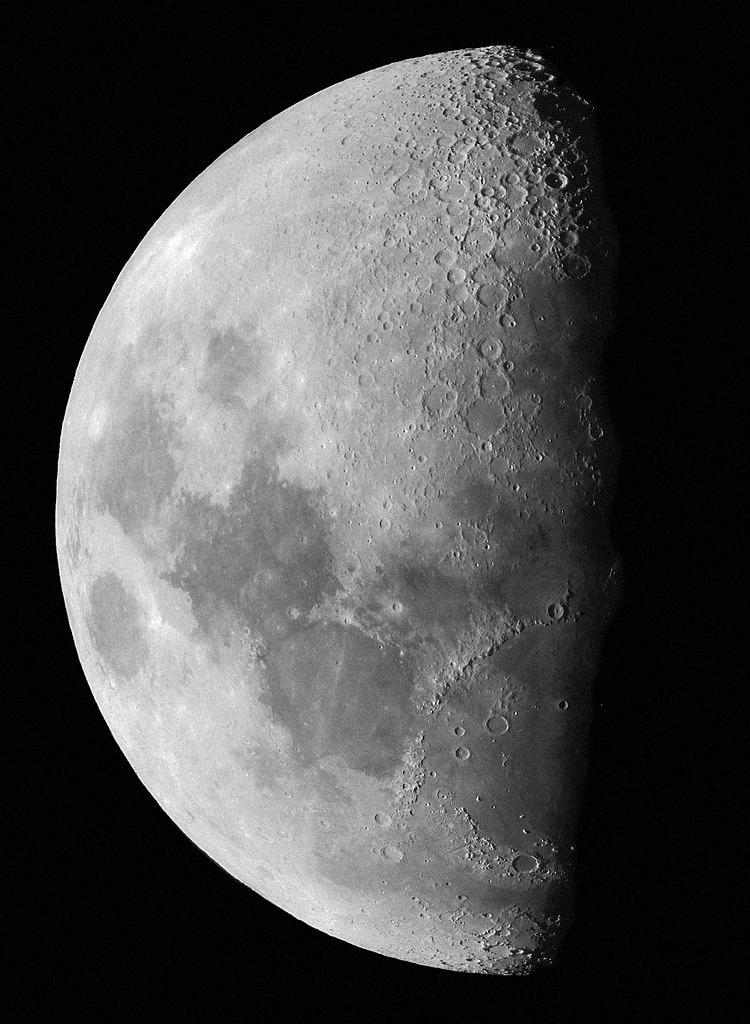
#> input picture week_3/moon.png, 750 x 1024 px
$ python lab3.py
#> lines starting #> are read from the running program, lines starting #| are printed output that depends on the picture
import cv2
import numpy as np
import matplotlib.pyplot as plt

img = cv2.imread("moon.png", cv2.IMREAD_GRAYSCALE)
#> img is the input picture: shape (1024, 750); min 0, max 255, mean 75.4


clip_limits = [0, 0.1, 0.4, 0.7]
results = {}


he = cv2.equalizeHist(img)
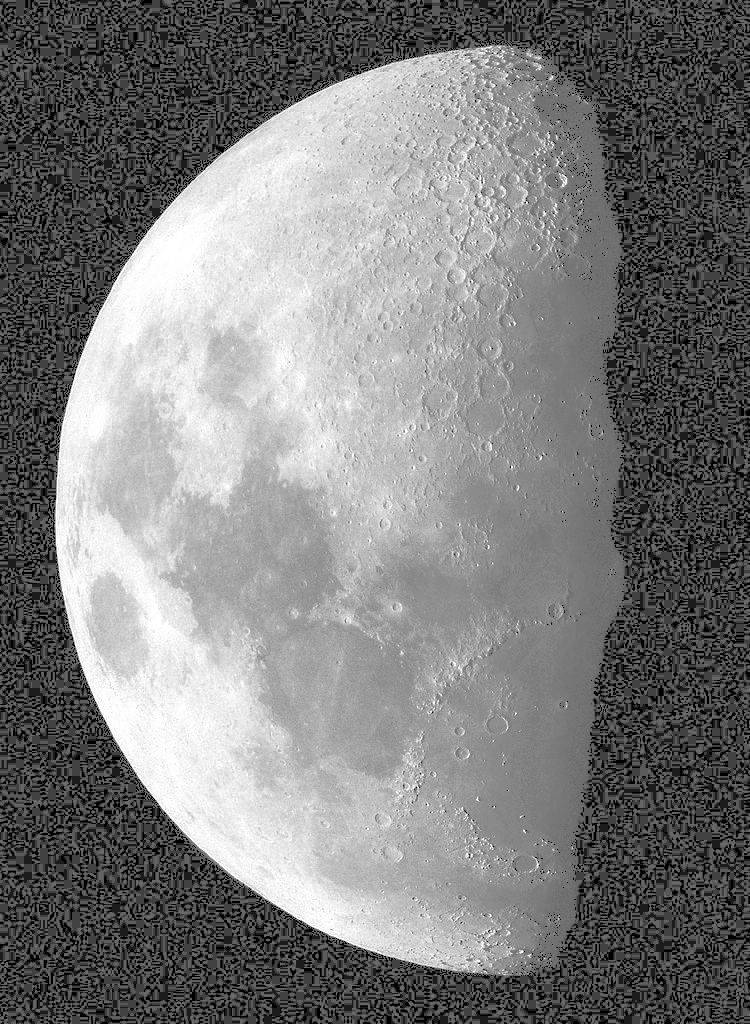
#> he: shape (1024, 750); min 0, max 255, mean 124.7
results["no clipping"] = he


for cl in clip_limits[1:]:
    clahe = cv2.createCLAHE(clipLimit=cl*5, tileGridSize=(8,8))
    res = clahe.apply(img)
    results[f"clip {cl}"] = res
#> this loop made 3 passes
#> pass 2, `res = clahe.apply(img)`:
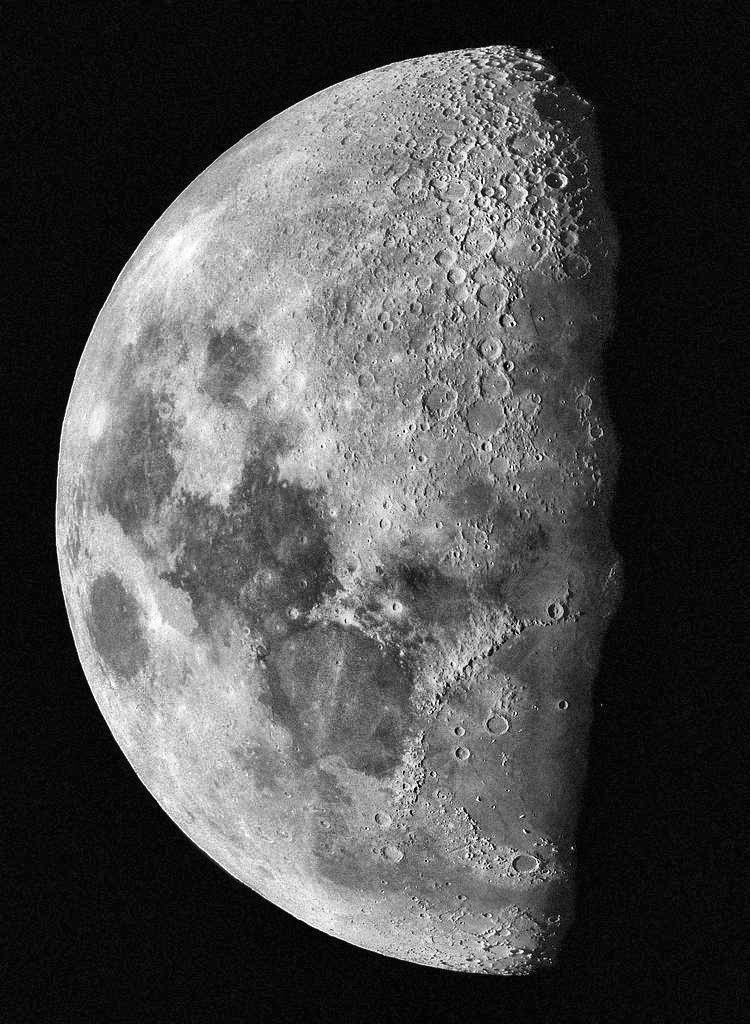
#> res: shape (1024, 750); min 0, max 255, mean 76.8
#> pass 3, `res = clahe.apply(img)`:
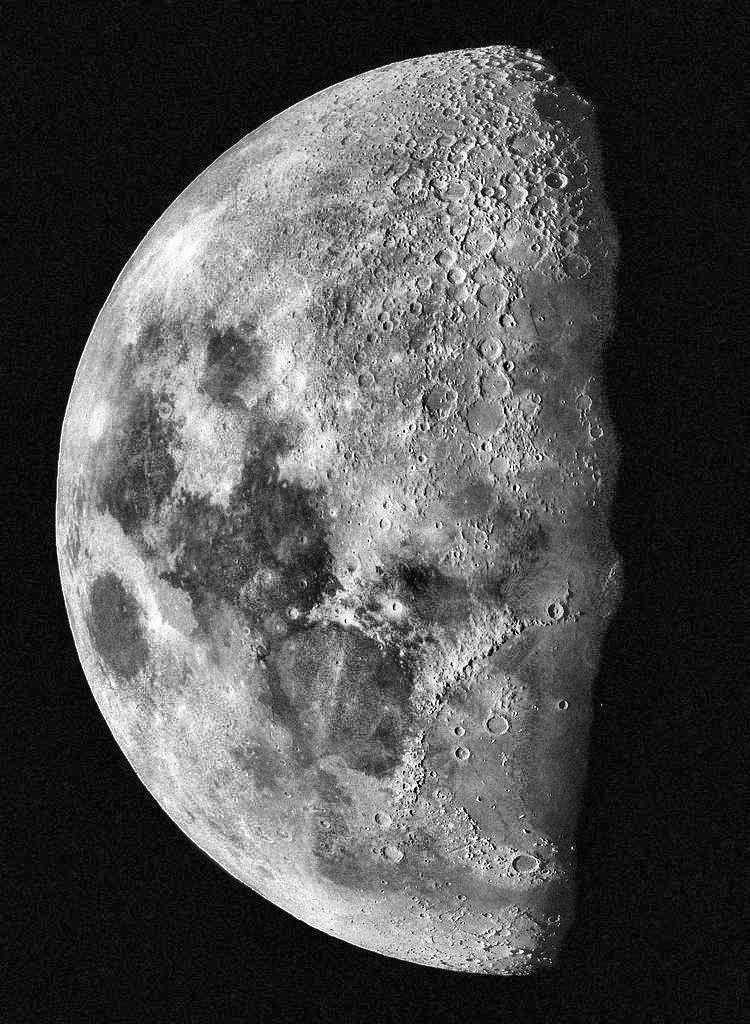
#> res: shape (1024, 750); min 0, max 255, mean 78.2
#> after the loop, results = 4 items


plt.figure(figsize=(14, 8))


plt.subplot(2, 2, 1)
hist = cv2.calcHist([img], [0], None, [256], [0,256])
#> hist = 256 values, max 102420 at index 2, min 51 at index 253, mean 3000
plt.plot(hist, color='blue')
plt.title("Input Histogram")
plt.xlabel("Gray level")
plt.ylabel("#pixels")


plt.subplot(2, 2, 2)
for label, res in results.items():
    mapping = [np.mean(res[img == i]) if np.any(img == i) else 0 for i in range(256)]
    plt.plot(mapping, label=label)
#> this loop made 4 passes
#> label on passes 1 to 4: 'no clipping', 'clip 0.1', 'clip 0.4', 'clip 0.7'
plt.title("Mapping Function")
plt.xlabel("Input gray level")
plt.ylabel("Output gray level")
plt.legend()

for idx, (label, res) in enumerate(results.items()):
    plt.subplot(2, len(results), len(results)+idx+1)
    plt.imshow(res, cmap='gray')
    plt.title(label)
    plt.axis("off")

plt.tight_layout()
plt.show()
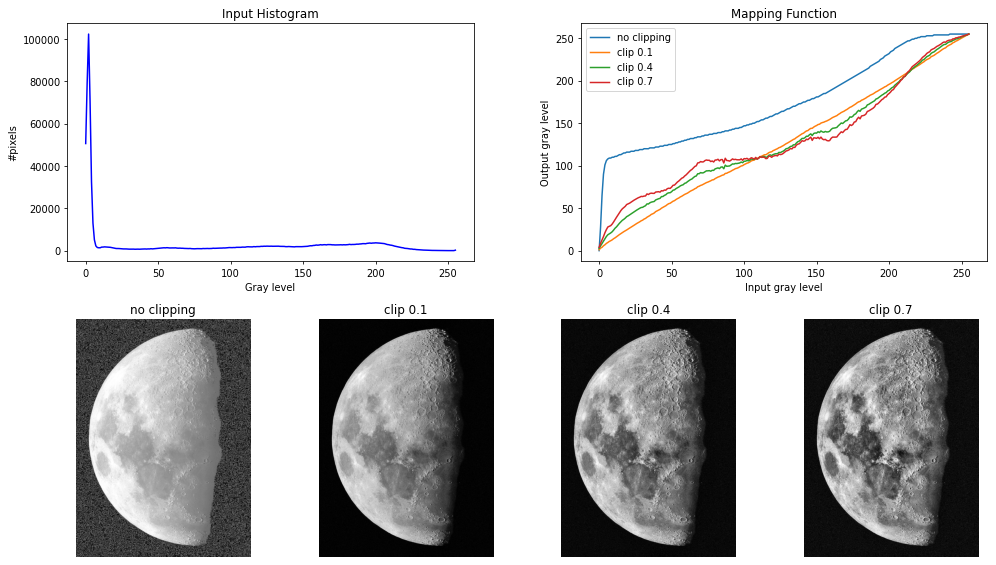
#> figure drawn by matplotlib, 6 panels; panel 1: curve peaks at x = 2, y = 102420; panel 2: curve peaks at x = 242, y = 255; panel 2: curve peaks at x = 255, y = 255; panel 2: curve peaks at x = 255, y = 255

$ run again, with week_3/brain.png copied over week_3/moon.png
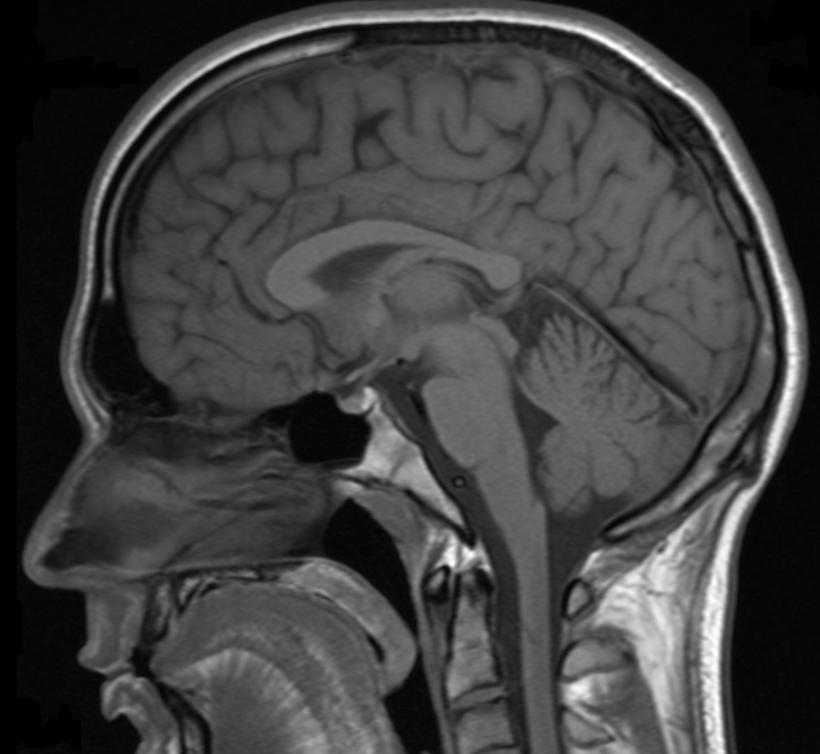
#> input picture week_3/brain.png, 820 x 754 px
#> img is the input picture: shape (754, 820); min 0, max 255, mean 63.9
#> `he = cv2.equalizeHist(img)`:
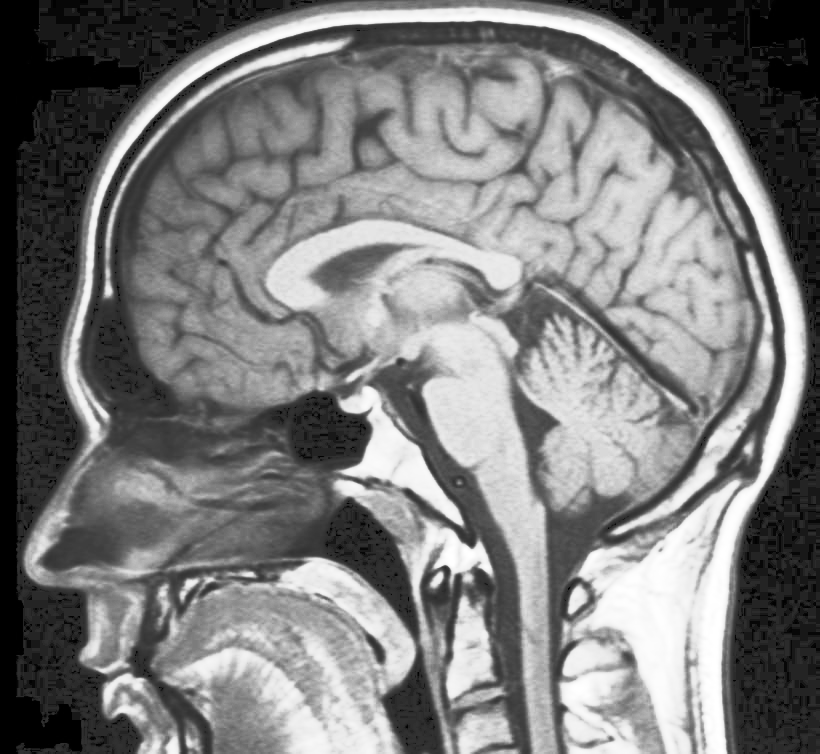
#> he: shape (754, 820); min 0, max 255, mean 124.5
#> the loop `for cl in clip_limits[1:]:` made 3 passes
#> pass 3, `res = clahe.apply(img)`:
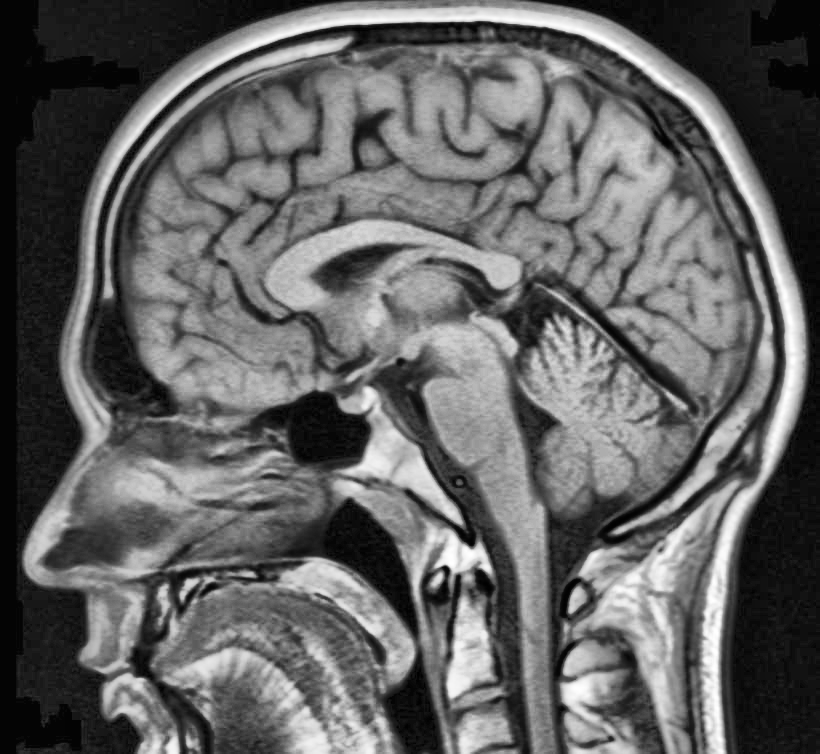
#> res: shape (754, 820); min 0, max 255, mean 99
#> after the loop `for cl in clip_limits[1:]:`: results = 4 items
#> hist = 256 values, max 37954 at index 6, min 26 at index 254, mean 2415.2
#> the loop `for label, res in results.items():` made 4 passes
#> label on passes 1 to 4: 'no clipping', 'clip 0.1', 'clip 0.4', 'clip 0.7'
#> the loop `for idx, (label, res) in enumerate(results.items()):` made 4 passes
